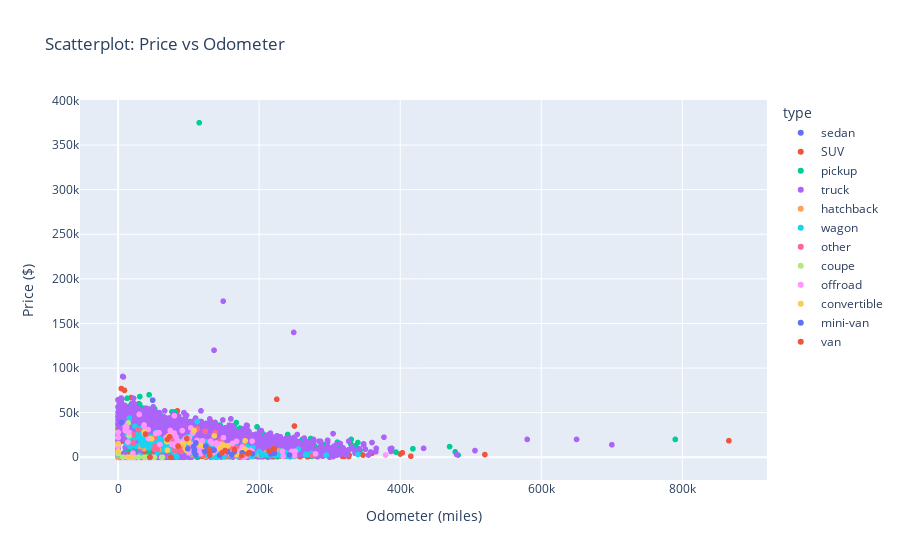

The notebook cell saved with this chart:
### Markdown cell above
#The histogram reveals that trucks are the most popular vehicle type among customers, as indicated by the tallest bar in the chart. This suggests that a significant portion of the market demand is for trucks compared to other types of vehicles like sedans, SUVs, or vans.

### Code cell
fig_scatter_price_odometer = px.scatter(
    car_advertisement, 
    x='odometer',  # X-axis variable
    y='price',  # Y-axis variable
    title='Scatterplot: Price vs Odometer',
    labels={'odometer': 'Odometer (miles)', 'price': 'Price ($)'},
    color='type',  # Color by vehicle type
    hover_data=['model', 'paint_color']  # Extra details on hover
)
fig_scatter_price_odometer.show()

### Figure 1 — Plotly figure (JSON) as saved in the notebook; plotly's stock layout.template omitted (floating-point values rounded to 4 significant figures; data arrays with more than 128 entries replaced by an {"elided": "..."} marker saying what was removed)
{"data": [{"customdata": {"elided": "329x2 str values"}, "hovertemplate": "type=sedan<br>Odometer (miles)=%{x}<br>Price ($)=%{y}<br>model=%{customdata[0]}<br>paint_color=%{customdata[1]}<extra></extra>", "legendgroup": "sedan", "marker": {"color": "#636efa", "symbol": "circle"}, "mode": "markers", "name": "sedan", "showlegend": true, "type": "scattergl", "x": {"elided": "329 int values"}, "xaxis": "x", "y": {"elided": "329 int values"}, "yaxis": "y"}, {"customdata": {"elided": "5148x2 str values"}, "hovertemplate": "type=SUV<br>Odometer (miles)=%{x}<br>Price ($)=%{y}<br>model=%{customdata[0]}<br>paint_color=%{customdata[1]}<extra></extra>", "legendgroup": "SUV", "marker": {"color": "#EF553B", "symbol": "circle"}, "mode": "markers", "name": "SUV", "showlegend": true, "type": "scattergl", "x": {"elided": "5148 int values"}, "xaxis": "x", "y": {"elided": "5148 int values"}, "yaxis": "y"}, {"customdata": {"elided": "2867x2 str values"}, "hovertemplate": "type=pickup<br>Odometer (miles)=%{x}<br>Price ($)=%{y}<br>model=%{customdata[0]}<br>paint_color=%{customdata[1]}<extra></extra>", "legendgroup": "pickup", "marker": {"color": "#00cc96", "symbol": "circle"}, "mode": "markers", "name": "pickup", "showlegend": true, "type": "scattergl", "x": {"elided": "2867 int values"}, "xaxis": "x", "y": {"elided": "2867 int values"}, "yaxis": "y"}, {"customdata": {"elided": "5470x2 str values"}, "hovertemplate": "type=truck<br>Odometer (miles)=%{x}<br>Price ($)=%{y}<br>model=%{customdata[0]}<br>paint_color=%{customdata[1]}<extra></extra>", "legendgroup": "truck", "marker": {"color": "#ab63fa", "symbol": "circle"}, "mode": "markers", "name": "truck", "showlegend": true, "type": "scattergl", "x": {"elided": "5470 int values"}, "xaxis": "x", "y": {"elided": "5470 int values"}, "yaxis": "y"}, {"customdata": {"elided": "82x2 str values"}, "hovertemplate": "type=hatchback<br>Odometer (miles)=%{x}<br>Price ($)=%{y}<br>model=%{customdata[0]}<br>paint_color=%{customdata[1]}<extra></extra>", "legendgroup": "hatchback", "marker": {"color": "#FFA15A", "symbol": "circle"}, "mode": "markers", "name": "hatchback", "showlegend": true, "type": "scattergl", "x": [137882, 105317, 97000, 126000, 137882, 83170, 132451, 105000, 126000, 117000, 67500, 214527, 201000, 126000, 149, 82000, 125000, 132704, 170000, 212000, 201100, 159000, 20296, 180000, 20296, 119000, 105317, 114766, 150000, 111466, 177497, 20296, 229000, 53000, 145180, 154000, 152000, 125503, 208549, 91515, 170000, 53245, 115600, 198000, 213023, 17126, 115800, 163000, 15630, 71000, 275000, 113460, 37000, 222000, 30256, 141000, 56111, 275000, 113460, 116000, 15770, 119197, 53245, 139931, 179000, 124000, 141000, 160000, 100864, 110000, 191000, 91000, 126000, 58311, 166000, 137000, 171000, 125500, 79000, 110000, 110000, 121778], "xaxis": "x", "y": [3950, 8400, 16500, 7200, 3950, 11300, 3600, 2650, 7200, 5900, 8000, 4500, 4000, 7295, 36, 8100, 9995, 2800, 1000, 5795, 2200, 3600, 1, 2900, 1, 4900, 8400, 4490, 3500, 3000, 500, 1, 7500, 10500, 4000, 1800, 5000, 5500, 4399, 8995, 4700, 14700, 8995, 3500, 3900, 11995, 9990, 4500, 15999, 10900, 2500, 10500, 9500, 3500, 12000, 6995, 13995, 3000, 10500, 6900, 17500, 3900, 14700, 7499, 6500, 1000, 6995, 4800, 13990, 4600, 3500, 11500, 7295, 7700, 9000, 3500, 2650, 5800, 12900, 7990, 7990, 5980], "yaxis": "y"}, {"customdata": {"elided": "633x2 str values"}, "hovertemplate": "type=wagon<br>Odometer (miles)=%{x}<br>Price ($)=%{y}<br>model=%{customdata[0]}<br>paint_color=%{customdata[1]}<extra></extra>", "legendgroup": "wagon", "marker": {"color": "#19d3f3", "symbol": "circle"}, "mode": "markers", "name": "wagon", "showlegend": true, "type": "scattergl", "x": {"elided": "633 int values"}, "xaxis": "x", "y": {"elided": "633 int values"}, "yaxis": "y"}, {"customdata": {"elided": "72x2 str values"}, "hovertemplate": "type=other<br>Odometer (miles)=%{x}<br>Price ($)=%{y}<br>model=%{customdata[0]}<br>paint_color=%{customdata[1]}<extra></extra>", "legendgroup": "other", "marker": {"color": "#FF6692", "symbol": "circle"}, "mode": "markers", "name": "other", "showlegend": true, "type": "scattergl", "x": [168567, 28400, 137859, 162000, 55386, 161800, 117167, 89052, 87256, 91348, 88926, 88110, 89065, 86389, 52507, 93636, 84843, 121020, 21222, 174215, 123742, 112320, 111686, 102062, 160264, 175044, 156390, 112218, 51480, 112218, 163000, 104406, 175000, 111686, 113470, 123935, 111686, 139640, 153000, 170200, 168567, 164250, 84843, 275000, 21222, 0, 164250, 72000, 156720, 121000, 172000, 80200, 250000, 121400, 163000, 82000, 78914, 164250, 94000, 156456, 164250, 168567, 177000, 163266, 144444, 51803, 73600, 20700, 123580, 78872, 107900, 73100], "xaxis": "x", "y": [10495, 31000, 27700, 4200, 8999, 8600, 13995, 6990, 6990, 7995, 8995, 7995, 8995, 7995, 12995, 8995, 13495, 7495, 15995, 1, 28998, 31990, 30990, 9995, 11290, 4390, 6490, 10495, 8995, 10495, 2400, 8495, 4250, 30990, 6995, 11995, 30990, 9300, 6999, 3995, 9995, 9995, 13495, 1995, 15995, 7950, 9995, 24500, 3290, 1900, 6500, 7800, 3500, 8500, 7900, 8400, 16995, 10495, 9500, 8900, 10995, 9995, 12500, 5495, 18000, 22000, 25000, 25500, 28998, 22997, 12500, 22500], "yaxis": "y"}, {"customdata": [["chevrolet corvette", "black"], ["ford mustang", "red"], ["chevrolet camaro", "black"], ["ford mustang", "orange"], ["ford mustang", "grey"], ["chevrolet camaro", "red"], ["chevrolet camaro", "grey"], ["chevrolet camaro", "silver"], ["ford mustang", "orange"], ["chevrolet camaro", "silver"], ["chevrolet camaro", "grey"], ["chevrolet camaro", "silver"], ["ford mustang", "black"], ["chevrolet camaro", "black"], ["chevrolet camaro", "red"], ["chevrolet camaro", "silver"], ["chevrolet camaro", "black"], ["chevrolet camaro", "silver"], ["honda accord", "black"], ["chevrolet camaro", "grey"], ["chevrolet camaro", "black"], ["ford mustang", "orange"], ["chevrolet camaro", "black"], ["ford mustang", "grey"], ["chevrolet camaro", "red"], ["chevrolet camaro", "grey"], ["chevrolet camaro", "black"], ["chevrolet camaro", "silver"], ["ford mustang", "grey"], ["chevrolet camaro", "grey"], ["ford mustang", "grey"], ["honda accord", "black"], ["chevrolet camaro", "red"], ["honda accord", "black"], ["ford mustang", "grey"], ["chevrolet camaro", "black"], ["chevrolet camaro", "black"], ["chevrolet camaro", "silver"], ["ford mustang", "black"], ["chevrolet camaro", "grey"], ["chevrolet camaro", "red"], ["ford mustang", "orange"], ["honda civic lx", "blue"], ["chevrolet camaro", "silver"], ["chevrolet camaro", "red"], ["chevrolet camaro", "red"]], "hovertemplate": "type=coupe<br>Odometer (miles)=%{x}<br>Price ($)=%{y}<br>model=%{customdata[0]}<br>paint_color=%{customdata[1]}<extra></extra>", "legendgroup": "coupe", "marker": {"color": "#B6E880", "symbol": "circle"}, "mode": "markers", "name": "coupe", "showlegend": true, "type": "scattergl", "x": [14500, 131000, 62801, 41469, 15519, 6886, 28926, 48223, 41469, 36927, 28926, 36927, 61823, 62801, 6886, 36927, 51550, 48223, 17760, 28926, 62801, 41469, 51550, 15519, 6886, 28926, 51550, 48223, 15519, 22700, 15519, 17760, 6886, 162500, 15519, 51550, 51550, 36927, 61823, 28926, 6886, 41469, 132, 48223, 6886, 6886], "xaxis": "x", "y": [38500, 2800, 1, 1, 1, 1, 1, 1, 1, 1, 1, 1, 1, 1, 1, 1, 1, 1, 1, 1, 1, 1, 1, 1, 1, 1, 1, 1, 1, 1, 1, 1, 1, 5300, 23999, 1, 1, 1, 1, 1, 1, 1, 3900, 1, 1, 1], "yaxis": "y"}, {"customdata": {"elided": "128x2 str values"}, "hovertemplate": "type=offroad<br>Odometer (miles)=%{x}<br>Price ($)=%{y}<br>model=%{customdata[0]}<br>paint_color=%{customdata[1]}<extra></extra>", "legendgroup": "offroad", "marker": {"color": "#FF97FF", "symbol": "circle"}, "mode": "markers", "name": "offroad", "showlegend": true, "type": "scattergl", "x": [181226, 95750, 108, 164000, 132000, 250000, 191000, 59300, 85000, 110700, 139000, 112075, 100000, 137500, 190000, 112723, 147821, 140500, 146000, 71500, 37000, 119525, 280000, 79485, 81000, 14000, 137000, 105000, 159, 15261, 232956, 76000, 250000, 94119, 190000, 101000, 147821, 79800, 75000, 155440, 21100, 168000, 251000, 90000, 115000, 135170, 36790, 234000, 110000, 83502, 246070, 43000, 165000, 116410, 116306, 103000, 130995, 111920, 54101, 112000, 112723, 79500, 190126, 190000, 150000, 82046, 186000, 162000, 112723, 112723, 72100, 112723, 112723, 218576, 179000, 138000, 112723, 79485, 79485, 95750, 79485, 123500, 379250, 36660, 10000, 187500, 112723, 112723, 149000, 68000, 42710, 100000, 84000, 168000, 146000, 145699, 105000, 139131, 106000, 91000, 30000, 176000, 148000, 10000, 151000, 114400, 82954, 172000, 133663, 74000, 190000, 53300, 148500, 178000, 112723, 53, 10200, 175000, 116887, 58000, 147401, 92770, 12020, 149415, 118275, 112723, 129000, 104000], "xaxis": "x", "y": [1200, 21400, 11900, 7900, 6750, 1800, 3800, 14200, 16500, 6200, 16000, 10888, 5000, 7500, 5000, 11450, 11800, 13500, 10500, 20500, 26500, 18500, 3800, 26995, 13000, 16995, 6500, 8000, 22000, 28000, 6500, 14500, 5500, 18995, 6500, 22000, 11800, 46500, 25000, 5500, 4500, 4500, 6800, 16900, 4500, 5200, 36200, 1000, 3400, 13900, 6500, 21000, 4300, 4000, 12000, 32999, 18000, 19000, 26900, 16000, 11450, 14500, 18000, 5800, 12999, 22900, 6500, 15500, 11450, 11450, 23000, 11450, 11450, 5000, 5995, 6700, 11450, 26995, 26995, 19500, 26995, 8500, 2500, 34950, 35000, 7900, 11450, 11450, 5500, 22000, 31000, 17000, 18500, 17900, 15000, 9000, 14500, 7850, 26999, 29900, 48000, 11500, 8000, 29950, 11000, 10000, 13400, 7000, 15600, 30000, 5900, 26600, 8900, 15, 11450, 28000, 32950, 7000, 4200, 27500, 12900, 18000, 33695, 21977, 12500, 11450, 5500, 6000], "yaxis": "y"}, {"customdata": [["jeep wrangler", "green"], ["jeep wrangler unlimited", "silver"], ["jeep wrangler", "white"], ["jeep wrangler", "green"], ["jeep wrangler unlimited", "yellow"], ["jeep wrangler", "black"], ["jeep wrangler", "silver"], ["jeep wrangler", "red"], ["chevrolet camaro", "silver"], ["jeep wrangler unlimited", "red"], ["chevrolet camaro", "silver"], ["jeep wrangler", "red"], ["chevrolet corvette", "black"], ["ford mustang", "grey"], ["ford mustang", "red"], ["jeep wrangler", "yellow"], ["jeep wrangler", "blue"], ["jeep grand cherokee", "black"], ["jeep wrangler unlimited", "black"], ["jeep wrangler", "black"], ["jeep wrangler unlimited", "silver"], ["jeep wrangler unlimited", "white"], ["chevrolet camaro", "silver"], ["jeep wrangler", "red"], ["jeep wrangler unlimited", "black"], ["jeep wrangler", "black"], ["jeep wrangler", "black"], ["jeep wrangler", "red"], ["jeep wrangler unlimited", "blue"], ["jeep wrangler", "silver"], ["jeep wrangler", "red"]], "hovertemplate": "type=convertible<br>Odometer (miles)=%{x}<br>Price ($)=%{y}<br>model=%{customdata[0]}<br>paint_color=%{customdata[1]}<extra></extra>", "legendgroup": "convertible", "marker": {"color": "#FECB52", "symbol": "circle"}, "mode": "markers", "name": "convertible", "showlegend": true, "type": "scattergl", "x": [116888, 47500, 168000, 123000, 100000, 92200, 149000, 178000, 13636, 69300, 13636, 70000, 19140, 160000, 91520, 155500, 177000, 144170, 136357, 37000, 162, 108000, 13636, 175, 180108, 186000, 95323, 97238, 71648, 180059, 178000], "xaxis": "x", "y": [13400, 20600, 2900, 11500, 17000, 15000, 13900, 6900, 1, 17500, 1, 7847, 1, 3200, 14995, 12752, 7200, 9995, 23999, 28495, 14995, 30000, 1, 6500, 18500, 4500, 9875, 7900, 24000, 9000, 5900], "yaxis": "y"}, {"customdata": [["dodge grand caravan", "black"], ["chrysler town & country", "blue"], ["toyota sienna", "silver"], ["honda odyssey", "silver"], ["honda odyssey", "white"], ["dodge grand caravan", "custom"], ["toyota sienna", "black"], ["toyota sienna", "silver"], ["toyota sienna", "blue"], ["dodge grand caravan", "black"], ["toyota sienna", "brown"], ["toyota sienna", "brown"], ["toyota sienna", "red"], ["toyota sienna", "red"], ["toyota sienna", "blue"], ["toyota sienna", "red"], ["honda odyssey", "black"], ["dodge grand caravan", "black"], ["toyota sienna", "red"], ["toyota sienna", "red"], ["toyota sienna", "custom"]], "hovertemplate": "type=mini-van<br>Odometer (miles)=%{x}<br>Price ($)=%{y}<br>model=%{customdata[0]}<br>paint_color=%{customdata[1]}<extra></extra>", "legendgroup": "mini-van", "marker": {"color": "#636efa", "symbol": "circle"}, "mode": "markers", "name": "mini-van", "showlegend": true, "type": "scattergl", "x": [107000, 243000, 221570, 108000, 144000, 136000, 124394, 190561, 175982, 108281, 164620, 216570, 123000, 110239, 155500, 5000, 98831, 161000, 110239, 110239, 133831], "xaxis": "x", "y": [11800, 2490, 4500, 5550, 2300, 8100, 12377, 3850, 4995, 8499, 5980, 3700, 6250, 15997, 5995, 38900, 9499, 2895, 2599, 15997, 7995], "yaxis": "y"}, {"customdata": [["toyota sienna", "black"], ["honda odyssey", "grey"], ["honda cr-v", "silver"], ["honda odyssey", "grey"], ["honda odyssey", "grey"], ["toyota sienna", "black"], ["toyota sienna", "black"], ["honda odyssey", "grey"], ["toyota sienna", "blue"], ["toyota sienna", "blue"], ["jeep grand cherokee", "black"], ["toyota sienna", "black"], ["honda odyssey", "green"], ["toyota sienna", "white"], ["ford f350", "brown"], ["toyota sienna", "grey"], ["toyota sienna", "grey"], ["toyota highlander", "black"], ["toyota sienna", "blue"], ["chrysler town & country", "silver"], ["toyota sienna", "custom"], ["ford f350", "blue"], ["bmw x5", "custom"], ["toyota sienna", "silver"], ["dodge grand caravan", "silver"]], "hovertemplate": "type=van<br>Odometer (miles)=%{x}<br>Price ($)=%{y}<br>model=%{customdata[0]}<br>paint_color=%{customdata[1]}<extra></extra>", "legendgroup": "van", "marker": {"color": "#EF553B", "symbol": "circle"}, "mode": "markers", "name": "van", "showlegend": true, "type": "scattergl", "x": [45208, 74946, 151640, 74946, 74946, 45208, 45208, 74946, 129410, 97499, 186000, 45208, 130000, 213978, 221000, 164844, 164844, 39000, 129700, 175500, 147790, 70000, 85000, 73018, 183736], "xaxis": "x", "y": [1, 1, 7495, 1, 1, 1, 1, 1, 8995, 20995, 5200, 1, 2300, 6995, 9500, 8450, 8450, 25995, 5500, 1950, 5299, 20000, 12590, 22900, 3990], "yaxis": "y"}], "layout": {"legend": {"title": {"text": "type"}, "tracegroupgap": 0}, "title": {"text": "Scatterplot: Price vs Odometer"}, "xaxis": {"anchor": "y", "domain": [0, 1], "title": {"text": "Odometer (miles)"}}, "yaxis": {"anchor": "x", "domain": [0, 1], "title": {"text": "Price ($)"}}}}
